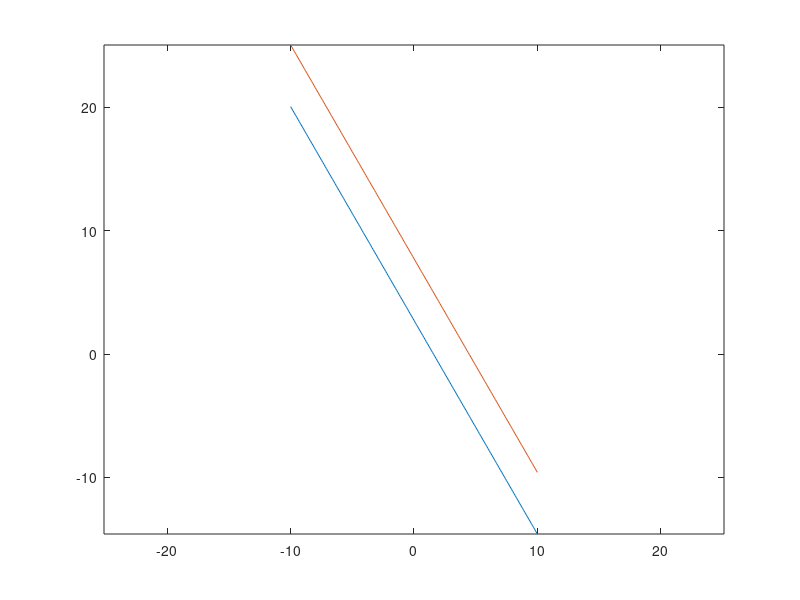

Here is the MATLAB script that generated this plot:
alpha = 120;
ofset = 2.5;
alpha = alpha * pi / 180;
point = [1 1];

dx = 0;
dy = 0;
if alpha > pi/4
    dx = ofset/(cos(pi/2-alpha));
else
    dy = ofset/(sin(pi/2-alpha));
end

pOf(1) = point(1) + dx;
pOf(2) = point(2) + dy;

x = -10:0.1:10;
tan(alpha)
y1 = tan(alpha)*(x-point(1))+point(2);
y2 = tan(alpha)*(x-pOf(1))+pOf(2);

plot(x, [y1;y2]);
axis equal
